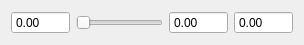
<?xml version="1.0" encoding="UTF-8"?>
<ui version="4.0">
 <class>CEditRangeFloatWidget</class>
 <widget class="QWidget" name="CEditRangeFloatWidget">
  <property name="geometry">
   <rect>
    <x>0</x>
    <y>0</y>
    <width>304</width>
    <height>39</height>
   </rect>
  </property>
  <property name="windowTitle">
   <string>Form</string>
  </property>
  <layout class="QHBoxLayout" name="horizontalLayout">
   <item>
    <widget class="QDoubleSpinBox" name="startSpinBox">
     <property name="buttonSymbols">
      <enum>QAbstractSpinBox::NoButtons</enum>
     </property>
     <property name="keyboardTracking">
      <bool>false</bool>
     </property>
     <property name="decimals">
      <number>2</number>
     </property>
     <property name="minimum">
      <double>-9999.000000000000000</double>
     </property>
     <property name="maximum">
      <double>9999.000000000000000</double>
     </property>
    </widget>
   </item>
   <item>
    <widget class="QSlider" name="horizontalSlider">
     <property name="minimumSize">
      <size>
       <width>50</width>
       <height>0</height>
      </size>
     </property>
     <property name="minimum">
      <number>0</number>
     </property>
     <property name="maximum">
      <number>1000000</number>
     </property>
     <property name="orientation">
      <enum>Qt::Horizontal</enum>
     </property>
    </widget>
   </item>
   <item>
    <widget class="QDoubleSpinBox" name="endSpinBox">
     <property name="buttonSymbols">
      <enum>QAbstractSpinBox::NoButtons</enum>
     </property>
     <property name="keyboardTracking">
      <bool>false</bool>
     </property>
     <property name="decimals">
      <number>2</number>
     </property>
     <property name="minimum">
      <double>-9999.000000000000000</double>
     </property>
     <property name="maximum">
      <double>9999.000000000000000</double>
     </property>
    </widget>
   </item>
   <item>
    <widget class="QDoubleSpinBox" name="currentSpinBox">
     <property name="frame">
      <bool>true</bool>
     </property>
     <property name="readOnly">
      <bool>false</bool>
     </property>
     <property name="buttonSymbols">
      <enum>QAbstractSpinBox::NoButtons</enum>
     </property>
     <property name="keyboardTracking">
      <bool>false</bool>
     </property>
     <property name="decimals">
      <number>2</number>
     </property>
     <property name="minimum">
      <double>-9999.000000000000000</double>
     </property>
     <property name="maximum">
      <double>9999.000000000000000</double>
     </property>
     <property name="value">
      <double>0.000000000000000</double>
     </property>
    </widget>
   </item>
  </layout>
 </widget>
 <resources>
  <include location="object_viewer_qt.qrc"/>
 </resources>
 <connections/>
</ui>
